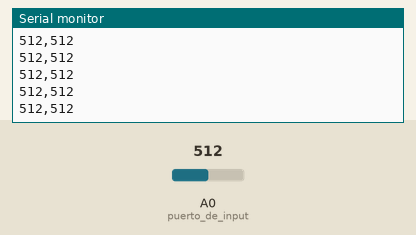
Bench run of a sketch on a simulated Arduino Uno, built with avr-gcc and run on an emulated ATmega328P. On the bench: the last lines printed to the serial monitor. The inputs (shaded band) are chosen by the test bench; at power-on: A0 (puerto_de_input) = 512.

Above: at 2.7 s.
2.8 s: A0 (puerto_de_input) set to 108
At 3.4 s:
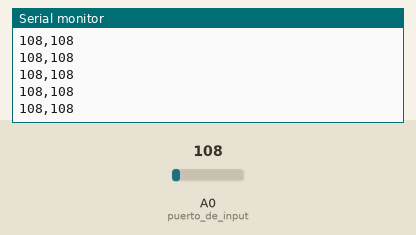
4.3 s: A0 (puerto_de_input) set to 89
At 5.2 s:
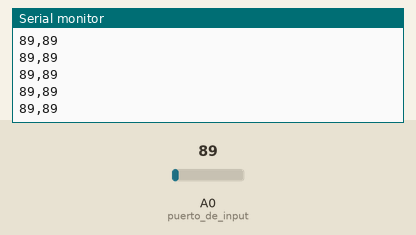
Timing chart, 0 to 7.3 s (numbered marks = the images above; inputs shaded):
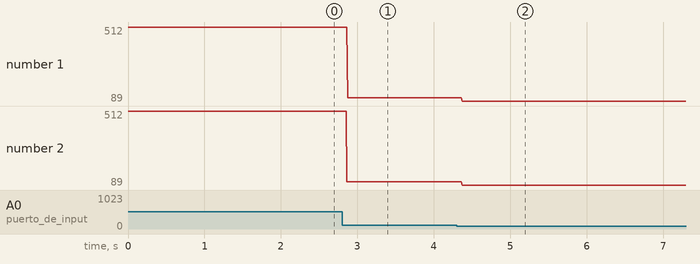

Measured:
- after the input at 2.8 s, the serial monitor: prints a new line after 0.06 s (image 1)
- after the input at 4.3 s, the serial monitor: prints a new line after 0.07 s (image 2)
- plotted number 1: 512 → 108 after the input at 2.8 s, 108 → 89 after the input at 4.3 s
- plotted number 2: 512 → 108 after the input at 2.8 s, 108 → 89 after the input at 4.3 s

The sketch:

PrimerArduino1.ino
```cpp
//los puertos A0 a  A5 son analagos
//las lecturas analogas son de 10 bits que son de 0 a 1023 que equivalen de 0 a 5 voltios

void setup() {
  // put your setup code here, to run once:
pinMode(A0, INPUT); //puerto de input
Serial.begin(9600); //la velocidad a que envia. 9600 es lo basico
}

void loop() {
  // put your main code here, to run repeatedly cada 4 micro segundos:

  //enviar lo que se quiera por el puerto A0:
Serial.print(analogRead(A0));
Serial.print(",");
Serial.println(analogRead(A0));
//delay(50);
}
//click en lupa para ver valores
//el puerto A0 se vuelve el input para casi cualquier sensor
//ver el diagrama en herramientas, Serial Plotter Ctrl + Mayus + L
```
